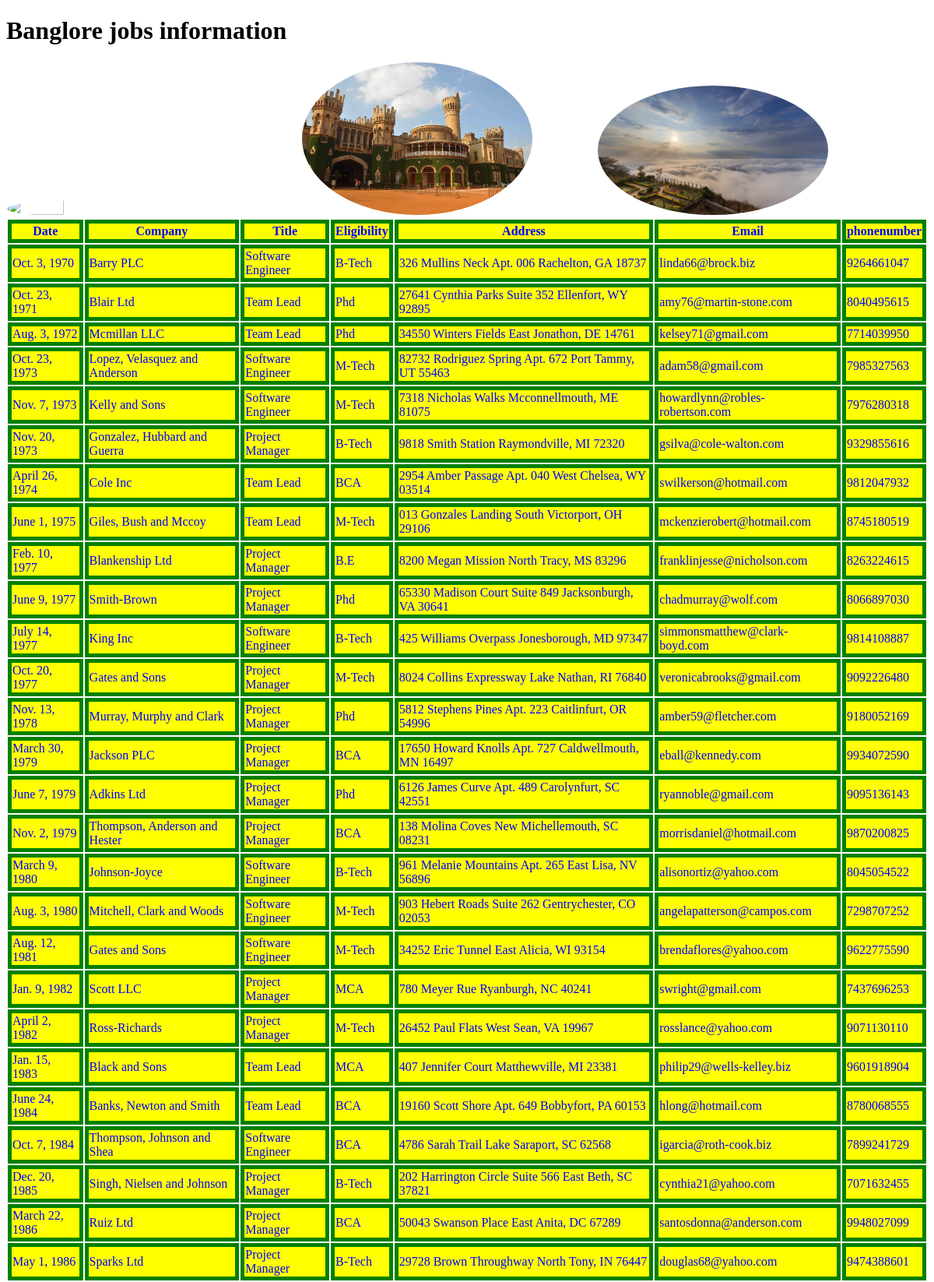
The page /banglorejobs/ (upper part) on the database its author committed.
### testApp/models.py (models this page shows)
class banglorejobs(models.Model):
    date=models.DateField()
    company=models.CharField(max_length=100)
    title=models.CharField(max_length=100)
    eligibility=models.CharField(max_length=100)
    address=models.CharField(max_length=100)
    email=models.EmailField()
    phonenumber=models.IntegerField()

### testApp/views.py (the view)
# urls.py: path('banglorejobs/',views.banglorejobs1),
def banglorejobs1(request):
    banglorejobs_list=banglorejobs.objects.order_by('date')
    my_dict={'banglorejobs_list':banglorejobs_list}
    return render(request,'testApp/banglorejobs.html',context=my_dict)

### templates/testApp/banglorejobs.html (shortened to what this page needs)
{% load static %}
<!DOCTYPE html>
<html lang="en" dir="ltr">
  <head>
    <link rel='stylesheet' href='{% static 'css/demo.css' %}'>
  </head>
  <body>
    <h1>Banglore jobs information</h1>
    <img src='{% static 'images/banglore1.png' %}'>
    <img src='{% static 'images/banglore2.jpg' %}'>
    <img src='{% static 'images/banglore3.jpg' %}'>
    {% if banglorejobs_list %}
    <table>
      <thead>
        <th>Date</th>
        <th>Company</th>
        <th>Title</th>
        <th>Eligibility</th>
        <th>Address</th>
        <th>Email</th>
        <th>phonenumber</th>
      </thead>
      {% for banglorejob in banglorejobs_list %}
      <tr>
        <td>{{banglorejob.date}}</td>
        <td>{{banglorejob.company}}</td>
        <td>{{banglorejob.title}}</td>
        <td>{{banglorejob.eligibility}}</td>
        <td>{{banglorejob.address}}</td>
        <td>{{banglorejob.email}}</td>
        <td>{{banglorejob.phonenumber}}</td>
      </tr>
      {% endfor %}
    </table>
    {% else %}
    <p>There is not found any Banglore jobs</p>
    {% endif %}
  </body>
</html>

### static/css/demo.css (style rules this page uses)
body { background:url(https://images.unsplash.com/photo-1587502538004-e9ec84b491c4?ixid=MnwxMjA3fDB8MHxwaG90by1wYWdlfHx8fGVufDB8fHx8&ixlib=rb-1.2.1&auto=format&fit=crop&w=750&q=80); background-repeat: no-repeat; background-size: cover; }
img { height:25%; width:25%; margin-right: 80px; border-radius:50%; }
table th,td { border:5px solid green; background-color:yellow; color:blue; margin-top:50px; }

### rows shown on the page
banglorejobs: date "Oct. 3, 1970", company "Barry PLC", title "Software Engineer", eligibility "B-Tech", address "326 Mullins Neck Apt. 006 Rachelton, GA 18737", email "linda66@brock.biz", phonenumber "9264661047"
banglorejobs: date "Oct. 23, 1971", company "Blair Ltd", title "Team Lead", eligibility "Phd", address "27641 Cynthia Parks Suite 352 Ellenfort, WY 92895", email "amy76@martin-stone.com", phonenumber "8040495615"
banglorejobs: date "Aug. 3, 1972", company "Mcmillan LLC", title "Team Lead", eligibility "Phd", address "34550 Winters Fields East Jonathon, DE 14761", email "kelsey71@gmail.com", phonenumber "7714039950"
banglorejobs: date "Oct. 23, 1973", company "Lopez, Velasquez and Anderson", title "Software Engineer", eligibility "M-Tech", address "82732 Rodriguez Spring Apt. 672 Port Tammy, UT 55463", email "adam58@gmail.com", phonenumber "7985327563"
banglorejobs: date "Nov. 7, 1973", company "Kelly and Sons", title "Software Engineer", eligibility "M-Tech", address "7318 Nicholas Walks Mcconnellmouth, ME 81075", email "howardlynn@robles-robertson.com", phonenumber "7976280318"
banglorejobs: date "Nov. 20, 1973", company "Gonzalez, Hubbard and Guerra", title "Project Manager", eligibility "B-Tech", address "9818 Smith Station Raymondville, MI 72320", email "gsilva@cole-walton.com", phonenumber "9329855616"
banglorejobs: date "April 26, 1974", company "Cole Inc", title "Team Lead", eligibility "BCA", address "2954 Amber Passage Apt. 040 West Chelsea, WY 03514", email "swilkerson@hotmail.com", phonenumber "9812047932"
banglorejobs: date "June 1, 1975", company "Giles, Bush and Mccoy", title "Team Lead", eligibility "M-Tech", address "013 Gonzales Landing South Victorport, OH 29106", email "mckenzierobert@hotmail.com", phonenumber "8745180519"
banglorejobs: date "Feb. 10, 1977", company "Blankenship Ltd", title "Project Manager", eligibility "B.E", address "8200 Megan Mission North Tracy, MS 83296", email "franklinjesse@nicholson.com", phonenumber "8263224615"
banglorejobs: date "June 9, 1977", company "Smith-Brown", title "Project Manager", eligibility "Phd", address "65330 Madison Court Suite 849 Jacksonburgh, VA 30641", email "chadmurray@wolf.com", phonenumber "8066897030"
banglorejobs: date "July 14, 1977", company "King Inc", title "Software Engineer", eligibility "B-Tech", address "425 Williams Overpass Jonesborough, MD 97347", email "simmonsmatthew@clark-boyd.com", phonenumber "9814108887"
banglorejobs: date "Oct. 20, 1977", company "Gates and Sons", title "Project Manager", eligibility "M-Tech", address "8024 Collins Expressway Lake Nathan, RI 76840", email "veronicabrooks@gmail.com", phonenumber "9092226480"
banglorejobs: date "Nov. 13, 1978", company "Murray, Murphy and Clark", title "Project Manager", eligibility "Phd", address "5812 Stephens Pines Apt. 223 Caitlinfurt, OR 54996", email "amber59@fletcher.com", phonenumber "9180052169"
banglorejobs: date "March 30, 1979", company "Jackson PLC", title "Project Manager", eligibility "BCA", address "17650 Howard Knolls Apt. 727 Caldwellmouth, MN 16497", email "eball@kennedy.com", phonenumber "9934072590"
banglorejobs: date "June 7, 1979", company "Adkins Ltd", title "Project Manager", eligibility "Phd", address "6126 James Curve Apt. 489 Carolynfurt, SC 42551", email "ryannoble@gmail.com", phonenumber "9095136143"
banglorejobs: date "Nov. 2, 1979", company "Thompson, Anderson and Hester", title "Project Manager", eligibility "BCA", address "138 Molina Coves New Michellemouth, SC 08231", email "morrisdaniel@hotmail.com", phonenumber "9870200825"
banglorejobs: date "March 9, 1980", company "Johnson-Joyce", title "Software Engineer", eligibility "B-Tech", address "961 Melanie Mountains Apt. 265 East Lisa, NV 56896", email "alisonortiz@yahoo.com", phonenumber "8045054522"
banglorejobs: date "Aug. 3, 1980", company "Mitchell, Clark and Woods", title "Software Engineer", eligibility "M-Tech", address "903 Hebert Roads Suite 262 Gentrychester, CO 02053", email "angelapatterson@campos.com", phonenumber "7298707252"
banglorejobs: date "Aug. 12, 1981", company "Gates and Sons", title "Software Engineer", eligibility "M-Tech", address "34252 Eric Tunnel East Alicia, WI 93154", email "brendaflores@yahoo.com", phonenumber "9622775590"
banglorejobs: date "Jan. 9, 1982", company "Scott LLC", title "Project Manager", eligibility "MCA", address "780 Meyer Rue Ryanburgh, NC 40241", email "swright@gmail.com", phonenumber "7437696253"
banglorejobs: date "April 2, 1982", company "Ross-Richards", title "Project Manager", eligibility "M-Tech", address "26452 Paul Flats West Sean, VA 19967", email "rosslance@yahoo.com", phonenumber "9071130110"
banglorejobs: date "Jan. 15, 1983", company "Black and Sons", title "Team Lead", eligibility "MCA", address "407 Jennifer Court Matthewville, MI 23381", email "philip29@wells-kelley.biz", phonenumber "9601918904"
banglorejobs: date "June 24, 1984", company "Banks, Newton and Smith", title "Team Lead", eligibility "BCA", address "19160 Scott Shore Apt. 649 Bobbyfort, PA 60153", email "hlong@hotmail.com", phonenumber "8780068555"
banglorejobs: date "Oct. 7, 1984", company "Thompson, Johnson and Shea", title "Software Engineer", eligibility "BCA", address "4786 Sarah Trail Lake Saraport, SC 62568", email "igarcia@roth-cook.biz", phonenumber "7899241729"
banglorejobs: date "Dec. 20, 1985", company "Singh, Nielsen and Johnson", title "Project Manager", eligibility "B-Tech", address "202 Harrington Circle Suite 566 East Beth, SC 37821", email "cynthia21@yahoo.com", phonenumber "7071632455"
banglorejobs: date "March 22, 1986", company "Ruiz Ltd", title "Project Manager", eligibility "BCA", address "50043 Swanson Place East Anita, DC 67289", email "santosdonna@anderson.com", phonenumber "9948027099"
banglorejobs: date "May 1, 1986", company "Sparks Ltd", title "Project Manager", eligibility "B-Tech", address "29728 Brown Throughway North Tony, IN 76447", email "douglas68@yahoo.com", phonenumber "9474388601"
